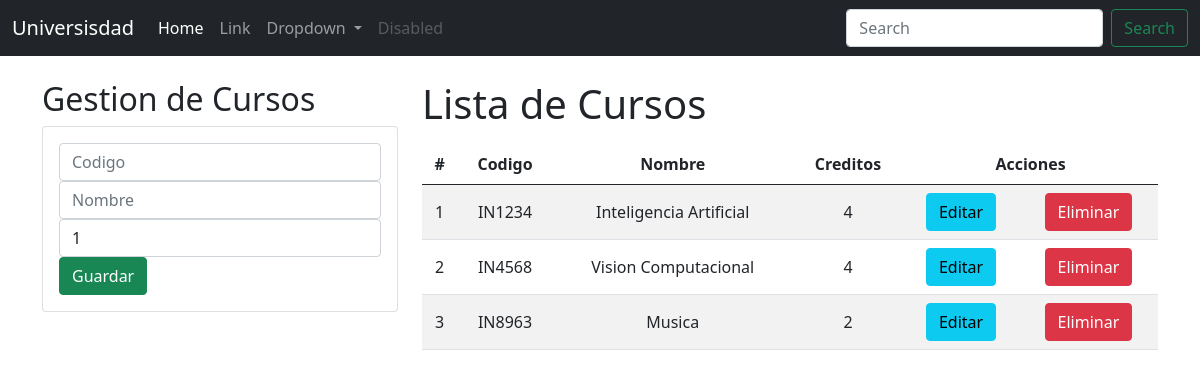
The app's page /, older data.
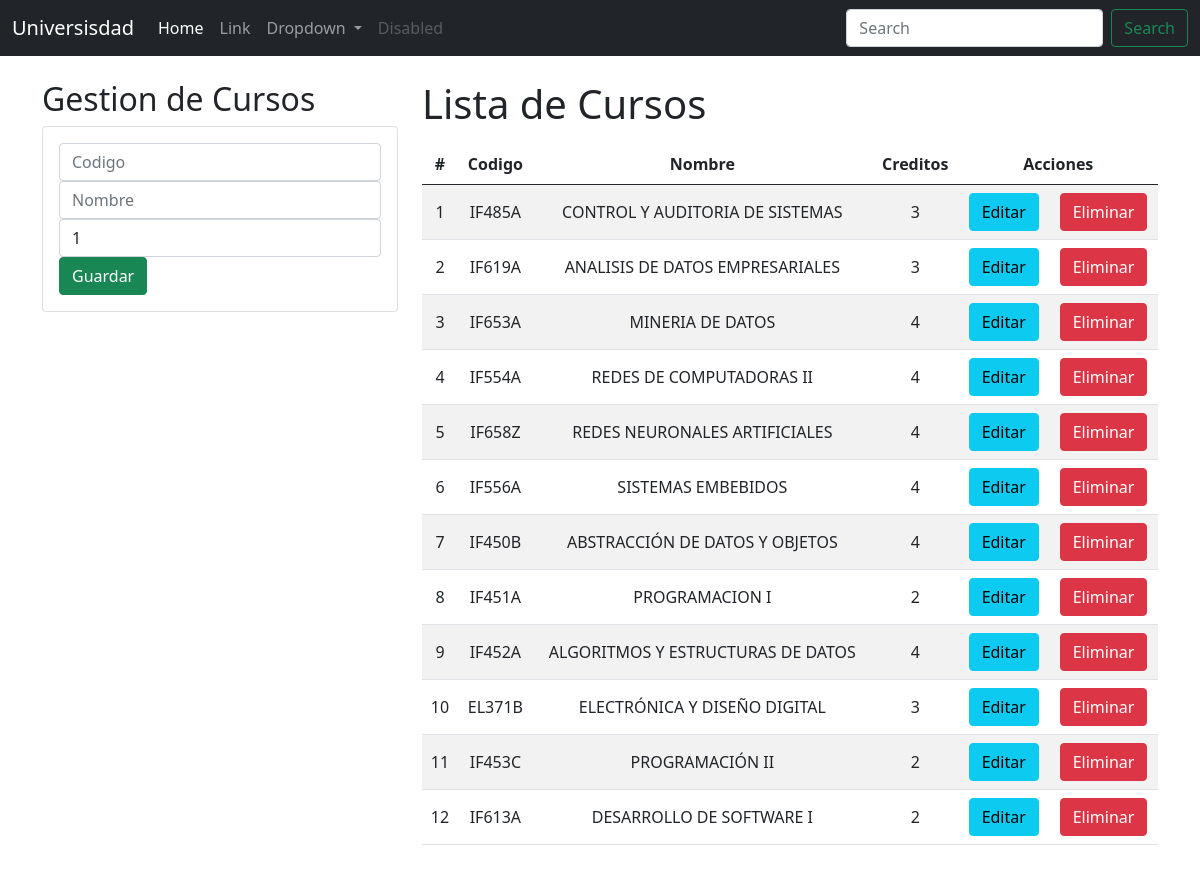
The same page, newer data.
### aplicaciones/academico/models.py (models this page shows, shortened)
class Curso(models.Model):
    codigo=models.CharField(primary_key=True,max_length=6)
    nombre=models.CharField(max_length=50)
    creditos=models.PositiveSmallIntegerField()

### aplicaciones/academico/views.py (the view)
# urls.py: path('', views.home),
def home(request):
    cursos = Curso.objects.all()
    messages.success(request, '¡Cursos Listados!')
    return render(request, "gestionCursos.html", {"cursos": cursos})

### aplicaciones/academico/templates/gestionCursos.html (shortened to what this page needs)
{% extends "./base.html" %}
{% block body %}
<div class="row">
    <div class="col-sm-12 col-md-6 col-lg-4 col-xl-4">
        <h2>Gestion de Cursos</h2>
        <div class="card">
            <div class="card-body">
                <form action="/registrarCurso/" method="POST">
                    <div class="form-group">
                        <input type="text" id="txtCodigo" name="txtCodigo" class="form-control" placeholder="Codigo" minlength="6" maxlength="6" required>
                    </div>
                    <div class="form-group">
                        <input type="text" id="txtNombre" name="txtNombre" class="form-control" placeholder="Nombre" maxlength="50" required>
                    </div>
                    <div class="form-group">
                        <input type="text" id="numCreditos" name="numCreditos" class="form-control" min="1" max="9" value="1" required>
                    </div>
                    <div class="form-group">
                        <button type="sumit" class="btn btn-success btn-block text-white">Guardar</button>
                    </div>
                </form>
            </div>
        </div>
    </div>
    <div class="col-sm-12 col-md-6 col-lg-8 col-xl-8">
        <h1>Lista de Cursos</h1>
        <div class="table-responsive py-2">
            <table class="table table-striped">
                <thead>
                    <tr>
                        <th>#</th>
                        <th>Codigo</th>
                        <th>Nombre</th>
                        <th>Creditos</th>
                        <th colspan="2">Acciones</th>
                    </tr>
                </thead>
                <tbody>
                    {% for c in cursos %}
                    <tr>
                        <td>{{ forloop.counter }}</td>
                        <td>{{ c.codigo }}</td>
                        <td>{{ c.nombre }}</td>
                        <td>{{ c.creditos }}</td>
                        <td><a href="edicionCurso/{{c.codigo}}" class="btn btn-info">Editar</a></td>
                        <td><a href="eliminarCurso/{{c.codigo}}" class="btn btn-danger btnEliminacion">Eliminar</a></td>
                    </tr>
                    {% endfor %}
                </tbody>
            </table>
        </div>
    </div>
</div>
{% endblock %}

### aplicaciones/academico/templates/base.html (shortened to what this page needs)
<!DOCTYPE html>
<html lang="en">
<head>
    {% load static %}
    <link href="https://cdn.jsdelivr.net/npm/bootstrap@5.0.2/dist/css/bootstrap.min.css" rel="stylesheet">
    <link rel="stylesheet" href="{% static 'css/gestionCursos.css' %}">
</head>
<body>
    <nav class="navbar navbar-expand-lg navbar-dark bg-dark">
        <div class="container-fluid">
          <a class="navbar-brand" href="#">Universisdad</a>
          <div class="collapse navbar-collapse" id="navbarSupportedContent">
            <ul class="navbar-nav me-auto mb-2 mb-lg-0">
              <li class="nav-item">
                <a class="nav-link active" aria-current="page" href="#">Home</a>
              </li>
              <li class="nav-item">
                <a class="nav-link" href="#">Link</a>
              </li>
              <li class="nav-item dropdown">
                <a class="nav-link dropdown-toggle" href="#" id="navbarDropdown" role="button" data-bs-toggle="dropdown" aria-expanded="false">
                  Dropdown
                </a>
              </li>
              <li class="nav-item">
                <a class="nav-link disabled" href="#" tabindex="-1" aria-disabled="true">Disabled</a>
              </li>
            </ul>
            <form class="d-flex">
              <input class="form-control me-2" type="search" placeholder="Search" aria-label="Search">
              <button class="btn btn-outline-success" type="submit">Search</button>
            </form>
          </div>
        </div>
    </nav>
    <div class="container py-4">
        {% block body %}
        {% endblock %}
    </div>
</body>
</html>

### aplicaciones/academico/static/css/gestionCursos.css (style rules this page uses)
th, td { text-align: center; vertical-align: middle; }

Row changes from the older to the newer data that the page shows:
removed Curso: codigo "IN1234", nombre "Inteligencia Artificial", creditos "4"
removed Curso: codigo "IN4568", nombre "Vision Computacional", creditos "4"
removed Curso: codigo "IN8963", nombre "Musica", creditos "2"
added Curso: codigo "IF485A", nombre "CONTROL Y AUDITORIA DE SISTEMAS", creditos "3"
added Curso: codigo "IF619A", nombre "ANALISIS DE DATOS EMPRESARIALES", creditos "3"
added Curso: codigo "IF653A", nombre "MINERIA DE DATOS", creditos "4"
added Curso: codigo "IF554A", nombre "REDES DE COMPUTADORAS II", creditos "4"
added Curso: codigo "IF658Z", nombre "REDES NEURONALES ARTIFICIALES", creditos "4"
added Curso: codigo "IF556A", nombre "SISTEMAS EMBEBIDOS", creditos "4"
added Curso: codigo "IF450B", nombre "ABSTRACCIÓN DE DATOS Y OBJETOS", creditos "4"
added Curso: codigo "IF451A", nombre "PROGRAMACION I", creditos "2"
added Curso: codigo "IF452A", nombre "ALGORITMOS Y ESTRUCTURAS DE DATOS", creditos "4"
added Curso: codigo "EL371B", nombre "ELECTRÓNICA Y DISEÑO DIGITAL", creditos "3"
added Curso: codigo "IF453C", nombre "PROGRAMACIÓN II", creditos "2"
added Curso: codigo "IF613A", nombre "DESARROLLO DE SOFTWARE I", creditos "2"
